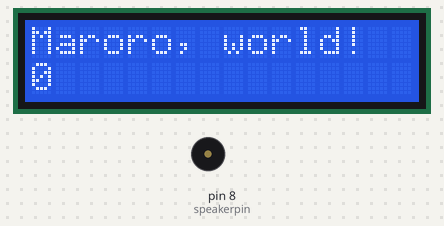
Bench run of a sketch on a simulated Arduino Uno, built with avr-gcc and run on an emulated ATmega328P. Shown: 16×2 character LCD, buzzer (waves = sounding).

Above: at 0.1 s.
At 7.1 s:
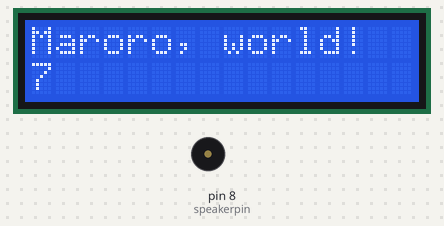
At 15.1 s:
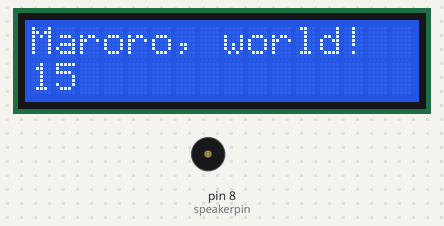
At 30.1 s:
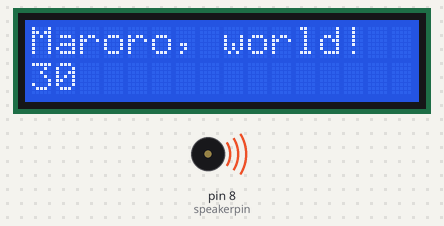
Timing chart, 0 to 33.0 s (numbered marks = the images above):
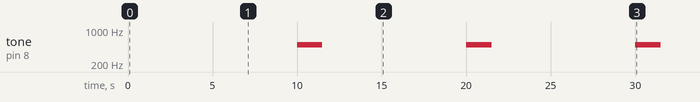

The sketch:

lcdbuzz.ino
```cpp
#include <LiquidCrystal.h>

int speakerpin = 8; //스피커가 연결된 디지털핀 설정
int note[] = {2093,2349,2637,2793,3136,3520,3951,4186};

// initialize the library with the numbers of the interface pins
LiquidCrystal lcd(12, 11, 5, 4, 3, 2);
void setup() {
// set up the LCD's number of columns and rows:
lcd.begin(16, 2);
// Print a message to the LCD.
lcd.print("Maroro, world!");
}
void loop() {
// set the cursor to column 0, line 1
// (note: line 1 is the second row, since counting begins with 0):
lcd.setCursor(0, 1);
// print the number of seconds since reset:
int t=millis()/1000;
lcd.print(t);
if(t>9)
if(t%10==0){
tone(speakerpin,500,500);
//for(int i=0;i<10;i++){
//tone(speakerpin,note[6]);
//delay(50);
//tone(speakerpin,note[7]);
//delay(50);
//}
}
}
```

Measured:
- by itself, tone on pin 8 (speakerpin): alternates 500 Hz for 1.5 s and silent for 8.5 s
- what the display in image 1 shows lasts 1.0 s, from 7.0 s to 8.0 s
